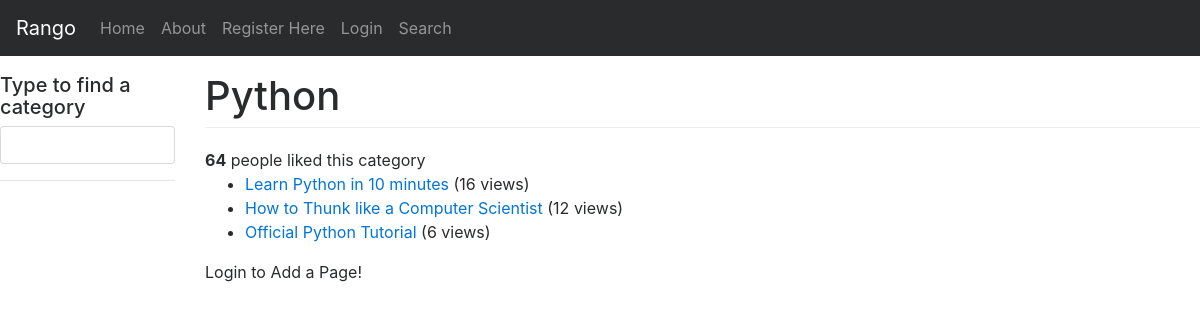
Before: /rango/category/python/ with the older database file.
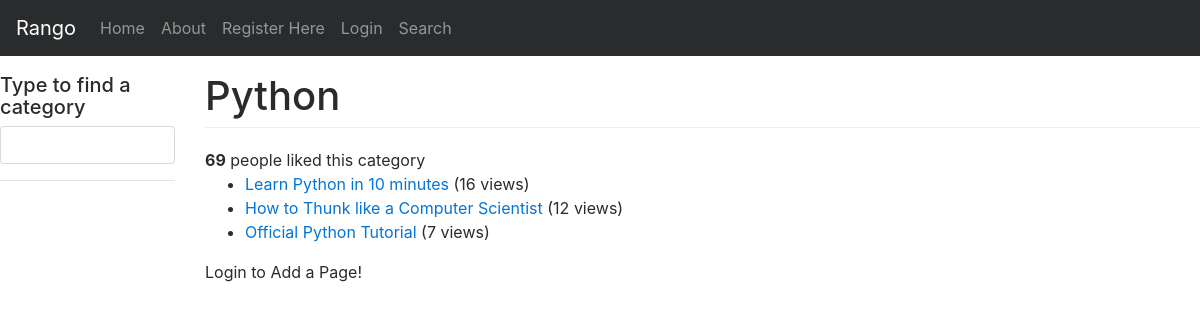
After: the same page with the newer database file.
### rango/models.py (models this page shows, shortened)
class Category(models.Model):
    name = models.CharField(max_length=128, unique=True)
    views = models.IntegerField(default=0)
    likes = models.IntegerField(default=0)
    slug = models.SlugField(unique=True)
    class Meta:
        verbose_name_plural = 'Categories'

class Page(models.Model):
    category = models.ForeignKey(Category, on_delete=models.PROTECT)
    title = models.CharField(max_length=128)
    url = models.URLField()
    views = models.IntegerField(default=0)

### rango/views.py (the view)
# urls.py: re_path(r'^category/(?P<category_name_slug>[\w\-]+)/$', views.show_category, name='show_category'),
def show_category(request, category_name_slug):
    context_dict = {}
    try:
        category = Category.objects.get(slug=category_name_slug)
        pages = Page.objects.filter(category=category) .order_by('-views')
        context_dict['pages'] = pages
        context_dict['category'] = category
    except Category.DoesNotExist:
        context_dict['pages'] = None
        context_dict['category'] = None
    return render(request, 'rango/category.html', context_dict)

### rango/templatetags/rango_template_tags.py (called while the page is built)
@register.inclusion_tag('rango/cats.html')
def get_category_list(cat=None):
    return {'cats': Category.objects.all(),
            'act_cat': cat}

### templates/rango/category.html (shortened to what this page needs)
{% extends 'rango/base.html' %}
{% block body_block %}
<br />
    {% if category %}
        <h1>{{ category.name }}</h1>
            <div>
                <strong id="like_count">{{ category.likes }}</strong> people liked this category
            </div>
    {% if pages %}
        <ul>
        {% for page in pages %}
            <li>
                <a href="{% url 'rango:goto' %}?page_id={{ page.id }}">{{ page.title }}</a>
                {% if page.views > 1 %}
                    ({{ page.views }} views)
                {% elif page.views == 1 %}
                    ({{ page.views }} view)
                {% endif %}
            </li>
        {% endfor %}
        </ul>
        {% else %}
            <strong>No pages currently in category.</strong>
        {% endif %}
            {% if user.is_authenticated %}
            <a href="{% url 'rango:add_page' category.slug %}">Add a Page</a>
            <hr />
            <script>
                (function() {
                  var cx = '009657067536444870470:y6h-dnbsfk0';
                  var gcse = document.createElement('script');
                  gcse.type = 'text/javascript';
                  gcse.async = true;
                  gcse.src = 'https://cse.google.com/cse.js?cx=' + cx;
                  var s = document.getElementsByTagName('script')[0];
                  s.parentNode.insertBefore(gcse, s);
                })();
              </script>
              <gcse:search></gcse:search>
            {% else %}
                Login to Add a Page!
            {% endif %}
    {% else %}
            The specified category does not exist!
    {% endif %}
{% endblock %}

Changed rows visible on the page:
changed Category "Python": likes "64" → "69"
changed Page "Official Python Tutorial": views "6" → "7"
